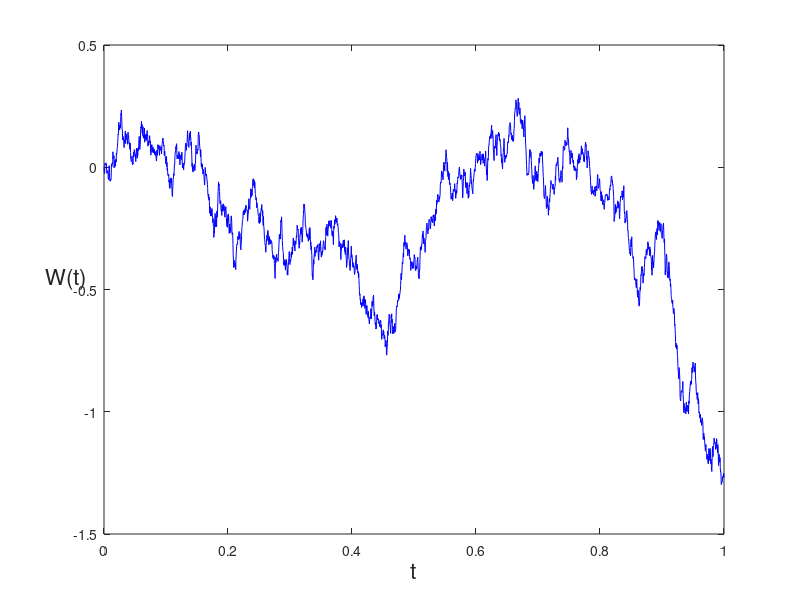

Reproduce this figure in MATLAB.
close all; clear; clc; clearvars;
randn('state',100)           % set the state of randn
T = 1;
%N = 50;                     % different size N for presentation
%N = 500;
N = 2500;
%N = 10.0e6;
dt = T/N;
dW = zeros(1,N);             % preallocate arrays ...
W = zeros(1,N);              % for efficiency

dW(1) = sqrt(dt)*randn;      % first approximation outside the loop ...
W(1) = dW(1);                % since W(0) = 0 is not allowed
for j = 2:N
   dW(j) = sqrt(dt)*randn;   % general increment
   W(j) = W(j-1) + dW(j); 
end

plot([0:dt:T],[0,W],'b-')    % plot W against t
xlabel('t','FontSize',16) 
ylabel('W(t)','FontSize',16,'Rotation',0)
set(gcf, 'Units', 'Normalized', 'Outerposition', [0, 0.05, 1, 0.95]);